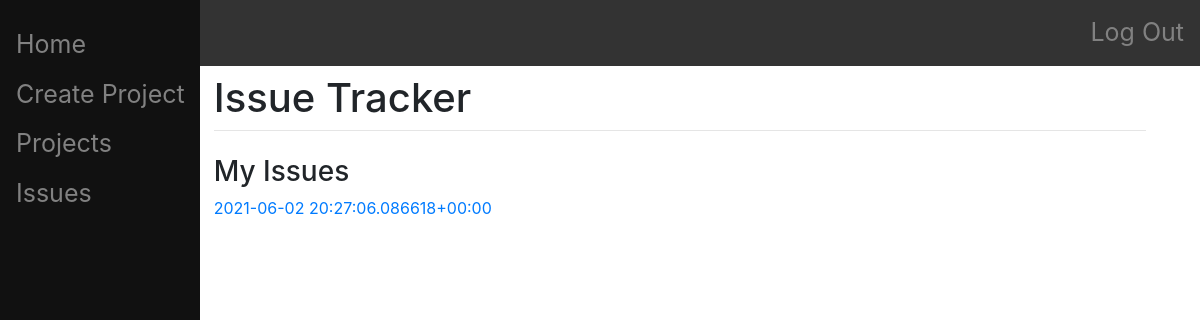
Page /issue/list/ (signed in) on the earlier database version.
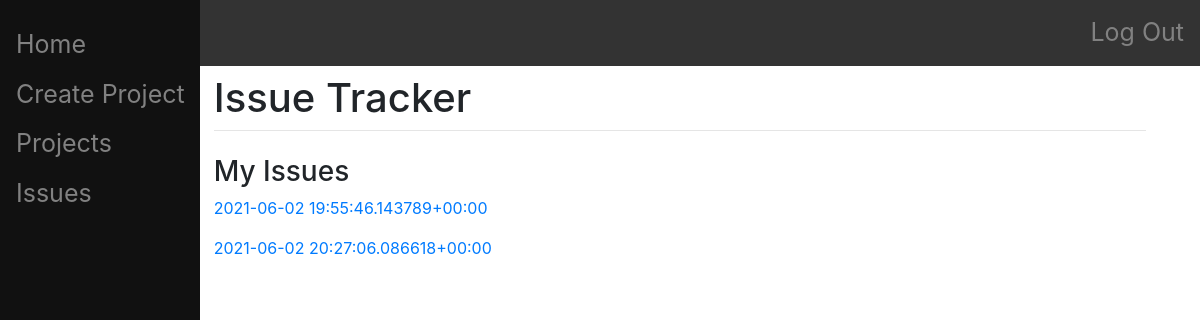
Same page on the later database version.
### main/models.py (models this page shows, shortened)
class Issue(models.Model):
    project = models.ForeignKey(Project, on_delete=models.CASCADE)
    summary = models.CharField(max_length=200)
    description = models.CharField(max_length=1000)
    type = models.CharField(
        max_length = 4,
        choices = (
            ("task", "task"),
            ("bug", "bug"),
        ),
        default = "task"
    )
    priority = models.CharField(
        max_length = 7,
        choices = (
            ("blocker", "blocker"),
            ("major", "major"),
            ("minor", "minor"),
        ),
        default = "minor"
    )
    status = models.CharField(
        max_length = 11,
        choices = (
            ("assigned", "assigned"),
            ("in-progress", "in-progress"),
            ("resolved", "resolved"),
        ),
        default = "assigned"
    )
    assigner = models.ForeignKey(User, on_delete=models.CASCADE, related_name="issue_assigner", null=True)
    assignee = models.ForeignKey(User, on_delete=models.CASCADE, related_name="issue_assignee", null=True)
    date_created = models.DateTimeField(editable=False)
    date_updated = models.DateTimeField()
    files = JSONField(default=list)
    def __str__(self):
        return str(self.date_created)

### main/views.py (the view)
# urls.py: path("issue/list/", views.issue_list, name="issue_list")
def issue_list(response):
    authenticate(response)
    issues = []
    for i in Issue.objects.all():
        members = []
        members.append(i.assignee.username)
        members.append(i.assigner.username)
        user = response.user.username
        if user in members:
            issues.append(i)
    return render(response, "main/issue-list.html", {"issues":issues})

### main/views.py (called while the page is built)
def authenticate(response):
    if not response.user.is_authenticated:
        return HttpResponseRedirect("/login/")

### main/templates/main/issue-list.html (shortened to what this page needs)
{% extends "main/base.html" %}
{% block content %}
    <h3>My Issues</h3>
    {% for i in issues %}
        <p><a href="/project/{{i.project.id}}/issue/{{i.id}}">{{i}}</p>
    {% endfor %}
{% endblock %}

Differences in the rows shown:
now on this page (row edited): Issue: date_created "2021-06-02 19:55:46.143789+00:00"
